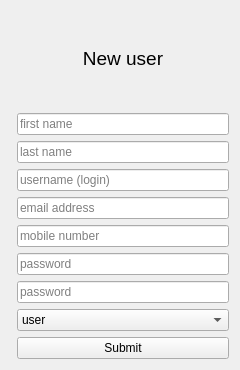
<?xml version="1.0" encoding="UTF-8"?>
<ui version="4.0">
 <class>Form</class>
 <widget class="QWidget" name="Form">
  <property name="geometry">
   <rect>
    <x>0</x>
    <y>0</y>
    <width>240</width>
    <height>370</height>
   </rect>
  </property>
  <property name="windowTitle">
   <string>Form</string>
  </property>
  <layout class="QFormLayout" name="formLayout">
   <item row="9" column="1">
    <widget class="QLineEdit" name="lineEdit">
     <property name="placeholderText">
      <string>password</string>
     </property>
    </widget>
   </item>
   <item row="11" column="1">
    <widget class="QPushButton" name="Submit_Button">
     <property name="text">
      <string>Submit</string>
     </property>
    </widget>
   </item>
   <item row="8" column="1">
    <widget class="QLineEdit" name="lineEdit_2">
     <property name="placeholderText">
      <string>password</string>
     </property>
    </widget>
   </item>
   <item row="6" column="1">
    <widget class="QLineEdit" name="lineEdit_3">
     <property name="placeholderText">
      <string>email address</string>
     </property>
    </widget>
   </item>
   <item row="5" column="1">
    <widget class="QLineEdit" name="lineEdit_4">
     <property name="placeholderText">
      <string>username (login)</string>
     </property>
    </widget>
   </item>
   <item row="0" column="1">
    <spacer name="verticalSpacer">
     <property name="orientation">
      <enum>Qt::Vertical</enum>
     </property>
     <property name="sizeHint" stdset="0">
      <size>
       <width>20</width>
       <height>40</height>
      </size>
     </property>
    </spacer>
   </item>
   <item row="1" column="1">
    <widget class="QLabel" name="label">
     <property name="font">
      <font>
       <pointsize>14</pointsize>
      </font>
     </property>
     <property name="text">
      <string>New user</string>
     </property>
     <property name="alignment">
      <set>Qt::AlignCenter</set>
     </property>
    </widget>
   </item>
   <item row="2" column="1">
    <spacer name="verticalSpacer_2">
     <property name="orientation">
      <enum>Qt::Vertical</enum>
     </property>
     <property name="sizeHint" stdset="0">
      <size>
       <width>20</width>
       <height>40</height>
      </size>
     </property>
    </spacer>
   </item>
   <item row="7" column="1">
    <widget class="QLineEdit" name="lineEdit_5">
     <property name="placeholderText">
      <string>mobile number</string>
     </property>
    </widget>
   </item>
   <item row="4" column="1">
    <widget class="QLineEdit" name="lineEdit_6">
     <property name="placeholderText">
      <string>last name</string>
     </property>
    </widget>
   </item>
   <item row="3" column="1">
    <widget class="QLineEdit" name="lineEdit_7">
     <property name="placeholderText">
      <string>first name</string>
     </property>
    </widget>
   </item>
   <item row="10" column="1">
    <widget class="QComboBox" name="comboBox">
     <item>
      <property name="text">
       <string>user</string>
      </property>
     </item>
     <item>
      <property name="text">
       <string>administrator</string>
      </property>
     </item>
    </widget>
   </item>
  </layout>
 </widget>
 <resources/>
 <connections/>
</ui>
